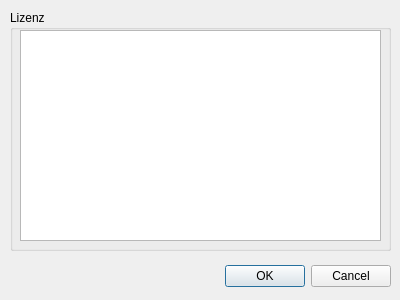
<?xml version="1.0" encoding="UTF-8"?>
<ui version="4.0">
 <class>ChangelogDialog</class>
 <widget class="QDialog" name="ChangelogDialog">
  <property name="geometry">
   <rect>
    <x>0</x>
    <y>0</y>
    <width>400</width>
    <height>300</height>
   </rect>
  </property>
  <property name="windowTitle">
   <string>License</string>
  </property>
  <widget class="QDialogButtonBox" name="buttonBox">
   <property name="geometry">
    <rect>
     <x>50</x>
     <y>260</y>
     <width>341</width>
     <height>32</height>
    </rect>
   </property>
   <property name="orientation">
    <enum>Qt::Horizontal</enum>
   </property>
   <property name="standardButtons">
    <set>QDialogButtonBox::Cancel|QDialogButtonBox::Ok</set>
   </property>
  </widget>
  <widget class="QGroupBox" name="groupBox">
   <property name="geometry">
    <rect>
     <x>10</x>
     <y>10</y>
     <width>381</width>
     <height>241</height>
    </rect>
   </property>
   <property name="title">
    <string>Lizenz</string>
   </property>
   <widget class="QTextEdit" name="te_changelog">
    <property name="geometry">
     <rect>
      <x>10</x>
      <y>20</y>
      <width>361</width>
      <height>211</height>
     </rect>
    </property>
   </widget>
  </widget>
 </widget>
 <resources/>
 <connections>
  <connection>
   <sender>buttonBox</sender>
   <signal>accepted()</signal>
   <receiver>ChangelogDialog</receiver>
   <slot>accept()</slot>
   <hints>
    <hint type="sourcelabel">
     <x>248</x>
     <y>254</y>
    </hint>
    <hint type="destinationlabel">
     <x>157</x>
     <y>274</y>
    </hint>
   </hints>
  </connection>
  <connection>
   <sender>buttonBox</sender>
   <signal>rejected()</signal>
   <receiver>ChangelogDialog</receiver>
   <slot>reject()</slot>
   <hints>
    <hint type="sourcelabel">
     <x>316</x>
     <y>260</y>
    </hint>
    <hint type="destinationlabel">
     <x>286</x>
     <y>274</y>
    </hint>
   </hints>
  </connection>
 </connections>
</ui>
